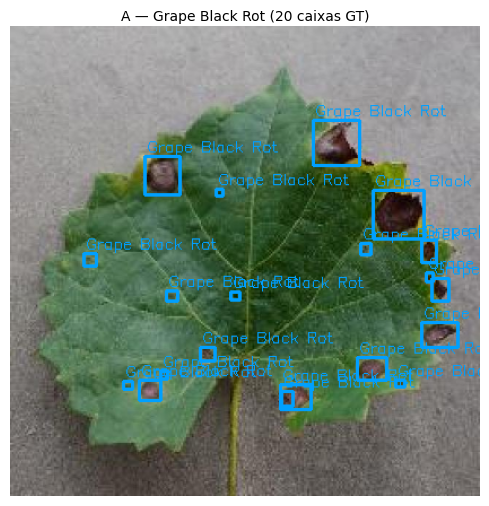
#> input picture results/07_pipeline_grape/00_amostra_A.png, 489 x 506 px
$ python -i pipeline_grape_black_rot.py   (imports and definitions only)   (older library calls are emulated)
#> lines starting #> are read from the running program, lines starting #| are printed output that depends on the picture; after the words box and inside, x2 and y2 are one past the last pixel; in counts of white or black regions, pixels touching at a corner belong together
### src/dataset.py
"""
API do dataset Plant Disease Detection (Roboflow / YOLOv8)
"""
import os
import glob
import random
import cv2
import numpy as np

try:
    import yaml
except ImportError:
    yaml = None


def nome_legivel(cls):
    return str(cls).replace('_', ' ').replace('-', ' ').strip().title()


def caminho_data_yaml(data_dir):
    return os.path.join(data_dir, 'data.yaml')


def carregar_data_yaml(data_dir):
    with open(caminho_data_yaml(data_dir), 'r', encoding='utf-8') as f:
        return yaml.safe_load(f)


def verificar_dataset(data_dir):
    return (os.path.exists(caminho_data_yaml(data_dir))
            and os.path.isdir(os.path.join(data_dir, 'train', 'images')))


def listar_classes(data_dir):
    cfg = carregar_data_yaml(data_dir)
    nomes = cfg.get('names', [])
    if isinstance(nomes, dict):
        nomes = [nomes[k] for k in sorted(nomes, key=lambda x: int(x))]
    return list(nomes)


# [142 lines left out: functions listar_imagens, caminho_label, ler_labels_yolo, carregar_imagem_rgb, amostrar_imagens, amostrar_por_classe and 4 more, not called in this run]

### src/pipeline_grape_black_rot.py
"""
Pipeline clássico completo para detecção de lesões — Grape Black Rot (Amostra A)

Etapas:
  1. Gaussian Blur (5×5)         → redução de ruído
  2. Máscara folha (HSV verde)   → isola a folha do fundo
  3. Máscara lesão (HSV escuro)  → dentro da folha, detecta manchas
  4. Morfologia (OPEN → CLOSE)   → limpa ruído e fecha lesões parciais
  5. Componentes conectados      → extrai e filtra lesões por área
  6. Canny por ROI               → refina/caracteriza a borda de cada lesão

Executar:
    python src/pipeline_grape_black_rot.py
"""

import sys
import os
from pathlib import Path

# ── Raiz do projeto ────────────────────────────────────────────────────────────
ROOT = Path(__file__).resolve().parent.parent
sys.path.insert(0, str(ROOT / "src"))

import cv2
import numpy as np
import matplotlib
# [1 line not run here, left out]
import matplotlib.pyplot as plt

from dataset import (
    amostrar_imagens, ler_labels_yolo, carregar_imagem_rgb,
    listar_classes, nome_legivel,
)
from yolo_detection import casar_caixas

# ── Constantes ─────────────────────────────────────────────────────────────────
DATA_DIR  = str(ROOT / "data")
TAMANHO   = (416, 416)
SAIDA_DIR = str(ROOT / "results" / "07_pipeline_grape")
# [1 line not run here, left out]

# [1 line that did not run here, left out]


# ══════════════════════════════════════════════════════════════════════════════
#  ETAPAS DO PIPELINE
# ══════════════════════════════════════════════════════════════════════════════

# [5 lines left out: function etapa1_blur, not called in this run]


def etapa2_mascara_folha(img_rgb):
    """HSV verde + Canny na máscara HSV → fill do contorno → fecha lesões.

    1. Máscara HSV verde isola os pixels de folha pelo tom.
    2. Canny aplicado sobre a máscara HSV (binária, limpa) encontra
       bordas precisas sem interferência do fundo — contorno sempre fechado.
    3. fillPoly do maior contorno define o limite externo rígido.
    4. AND com a máscara HSV garante que só pixels verdes passem —
       elimina qualquer fundo que o fill possa ter incluído.
    5. Morfologia CLOSE fecha os buracos das lesões escuras no interior.
    6. Maior componente conectado remove pixels verdes espúrios do fundo.
    """
    hsv = cv2.cvtColor(img_rgb, cv2.COLOR_RGB2HSV)
#> hsv: shape (506, 489, 3); mean H, S, V 54.6, 60.6, 139.6

    # 1. Máscara HSV verde
    verde = cv2.inRange(hsv, np.array([25, 40, 30]), np.array([90, 255, 255]))
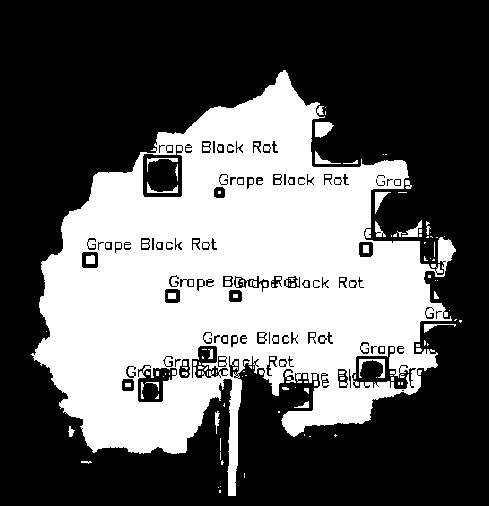
#> verde: shape (506, 489); 37.6% white; 133 white regions (96 under 20 px), largest, box (x1, y1, x2, y2) and area: (31, 70, 456, 496) 90338, (315, 122, 334, 138) 222, (359, 359, 385, 378) 156

    # 2. Canny na máscara verde (imagem binária — bordas sempre fechadas)
    blur_verde = cv2.GaussianBlur(verde, (7, 7), 0)
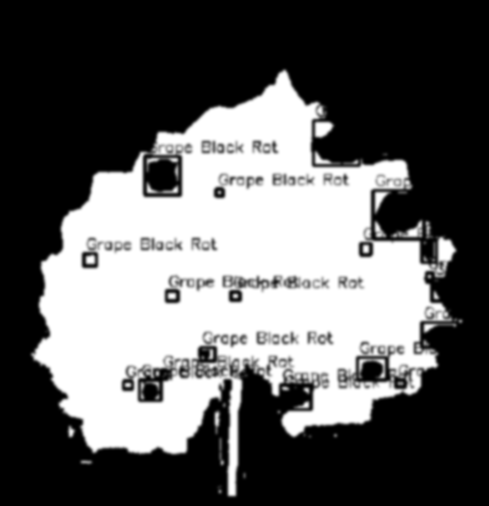
#> blur_verde: shape (506, 489); min 0, max 255, mean 95.9
    bordas = cv2.Canny(blur_verde, 30, 90)
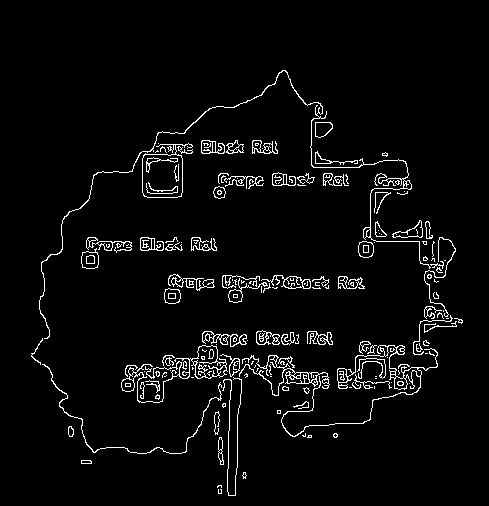
#> bordas: shape (506, 489); 4% white in thin lines or dots, all inside (x1, y1, x2, y2) = (31, 70, 463, 496)

    k5 = cv2.getStructuringElement(cv2.MORPH_ELLIPSE, (5, 5))
    bordas_d = cv2.dilate(bordas, k5, iterations=2)
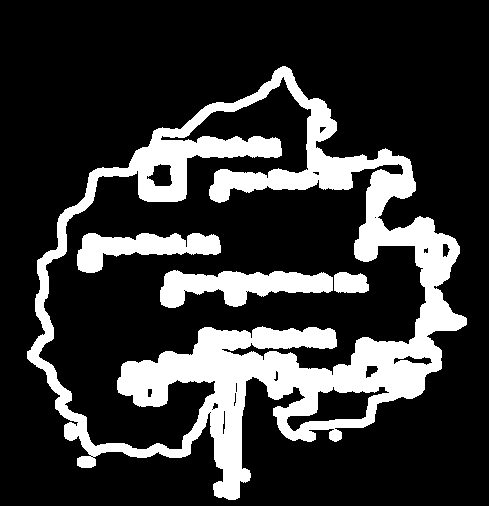
#> bordas_d: shape (506, 489); 20.9% white; 4 white regions

    # 3. Fill do maior contorno → limite rígido da borda
    contornos, _ = cv2.findContours(bordas_d, cv2.RETR_EXTERNAL, cv2.CHAIN_APPROX_SIMPLE)
#> contornos = 1 contour; box (x1, y1, x2, y2) and area: (27, 66, 467, 500) 113986
    limite = np.zeros(verde.shape, dtype=np.uint8)
    if contornos:
        maior = max(contornos, key=cv2.contourArea)
#> maior = contour of 1025 points, box (x1, y1, x2, y2) (27, 66, 467, 500), area 113986
        cv2.fillPoly(limite, [maior], 255)
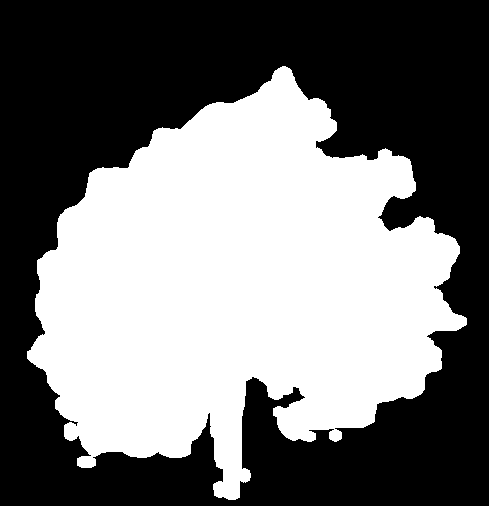
#> limite: shape (506, 489); 46.5% white; 1 white region, box (x1, y1, x2, y2) and area: (27, 66, 467, 500) 114981

    # 4. AND com HSV verde — remove fundo incluído pelo fill
    mascara = cv2.bitwise_and(limite, verde)

    # 5. Fecha buracos das lesões escuras dentro da folha
    k_close = cv2.getStructuringElement(cv2.MORPH_ELLIPSE, (15, 15))
    mascara = cv2.morphologyEx(mascara, cv2.MORPH_CLOSE, k_close, iterations=3)
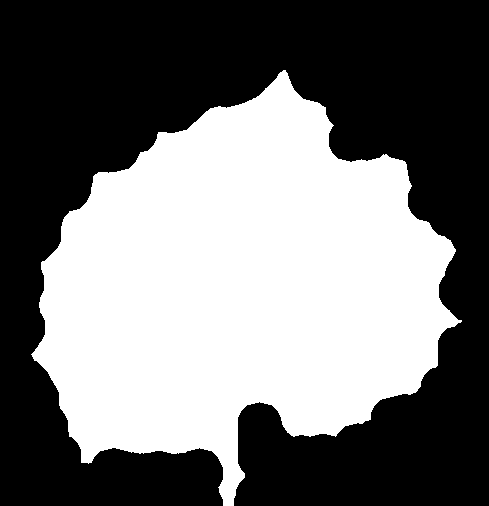
#> mascara: shape (506, 489); 45.3% white; 1 white region, box (x1, y1, x2, y2) and area: (31, 70, 462, 506) 112163
    mascara = cv2.bitwise_and(mascara, limite)
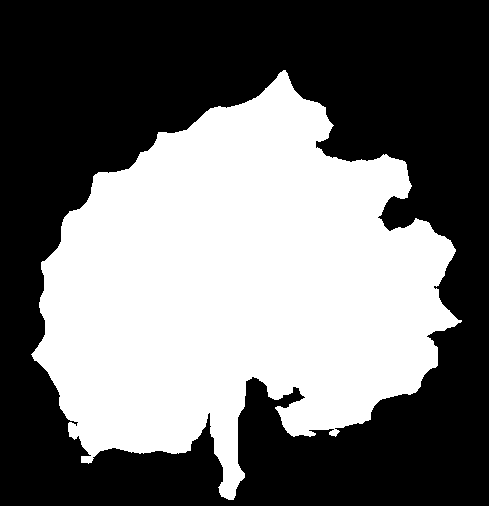
#> mascara: shape (506, 489); 44.3% white; 1 white region, box (x1, y1, x2, y2) and area: (31, 70, 462, 500) 109503

    # 6. Mantém só o maior componente (exclui pixels verdes espúrios do fundo)
    n, labels, stats, _ = cv2.connectedComponentsWithStats(mascara)
#> n = 2; stats = [[0, 0, 489, 506, 137931], [31, 70, 431, 430, 109503]]
    if n > 1:
        maior_idx = 1 + int(np.argmax([stats[i, cv2.CC_STAT_AREA] for i in range(1, n)]))
#> maior_idx = 1
        mascara = ((labels == maior_idx) * 255).astype(np.uint8)

    return mascara


# [290 lines left out: functions etapa3_mascara_lesao, etapa4_morfologia, etapa5_componentes, etapa6_canny_por_roi, _mostrar, gerar_figura_pipeline and 3 more, not called in this run]


# [2 lines not run here, left out]

>>> import cv2
>>> picture = cv2.cvtColor(cv2.imread('../results/07_pipeline_grape/00_amostra_A.png'), cv2.COLOR_BGR2RGB)
>>> result = etapa2_mascara_folha(picture)

$ run again, on results/07_pipeline_grape/07_grid_multiplas.png
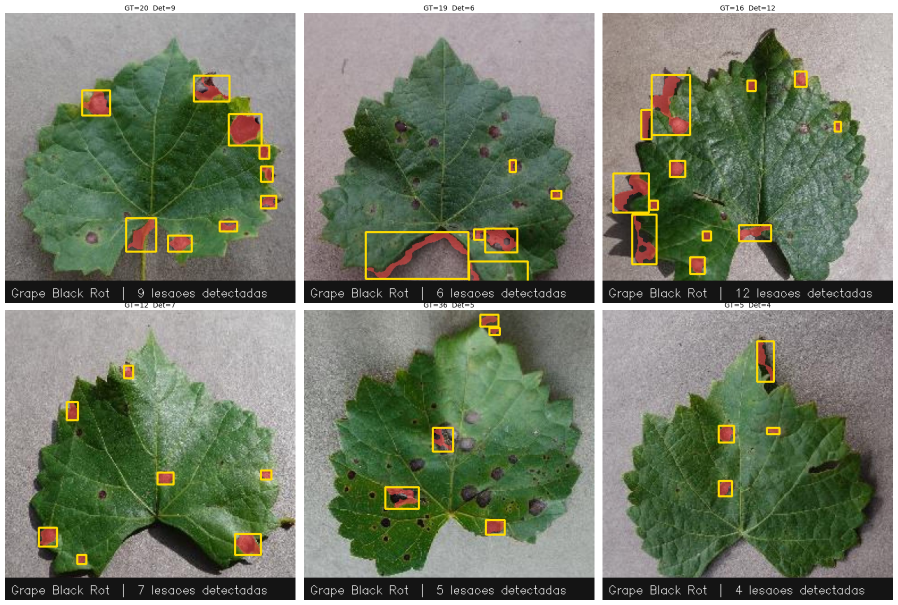
#> input picture results/07_pipeline_grape/07_grid_multiplas.png, 1795 x 1210 px (shown at 1/2 size)
#> hsv: shape (1210, 1795, 3); mean H, S, V 55.1, 59.7, 130.6
#> in etapa2_mascara_folha, `verde = cv2.inRange(hsv, np.array([25, 40, 30]), np.array([90, 255, 25..`:
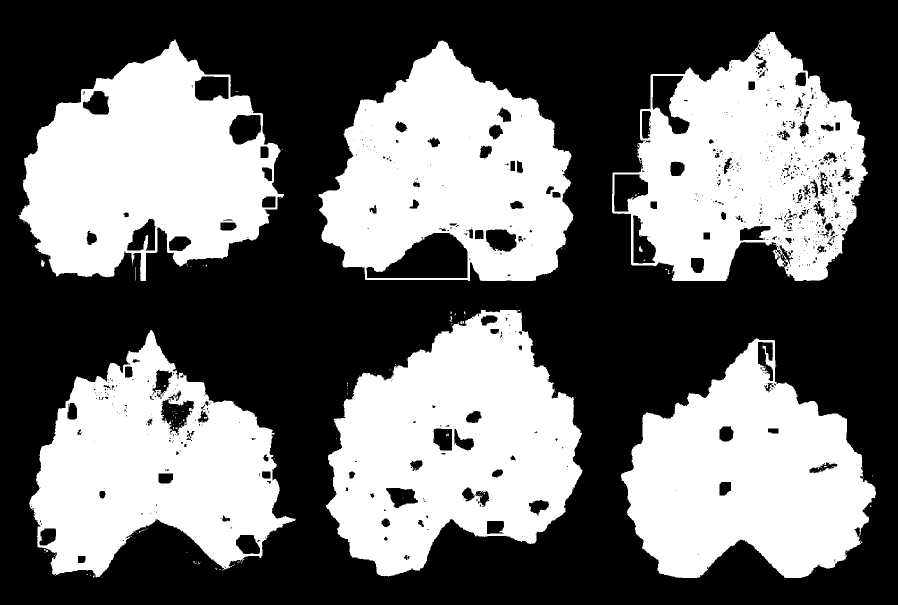
#> verde: shape (1210, 1795) (shown at 1/2 size); 42.9% white; 156 white regions (145 under 20 px), largest, box (x1, y1, x2, y2) and area: (652, 620, 1165, 1153) 172815, (37, 79, 568, 562) 155247, (637, 81, 1147, 562) 153645
#> bordas: shape (1210, 1795); 1.5% white in thin lines or dots, all inside (x1, y1, x2, y2) = (37, 63, 1752, 1156)
#> bordas_d: shape (1210, 1795); 11.1% white; 118 white regions
#> contornos = 10 contours; largest, box (x1, y1, x2, y2) and area: (648, 615, 1169, 1157) 191728, (1219, 59, 1740, 566) 183871, (633, 77, 1151, 567) 179811, (33, 74, 573, 566) 178339, (54, 656, 595, 1160) 164535
#> maior = contour of 1007 points, box (x1, y1, x2, y2) (648, 615, 1169, 1157), area 191728
#> limite: shape (1210, 1795); 8.9% white; 1 white region, box (x1, y1, x2, y2) and area: (648, 615, 1169, 1157) 192738
#> in etapa2_mascara_folha, `mascara = cv2.morphologyEx(mascara, cv2.MORPH_CLOSE, k_close, iteratio..`:
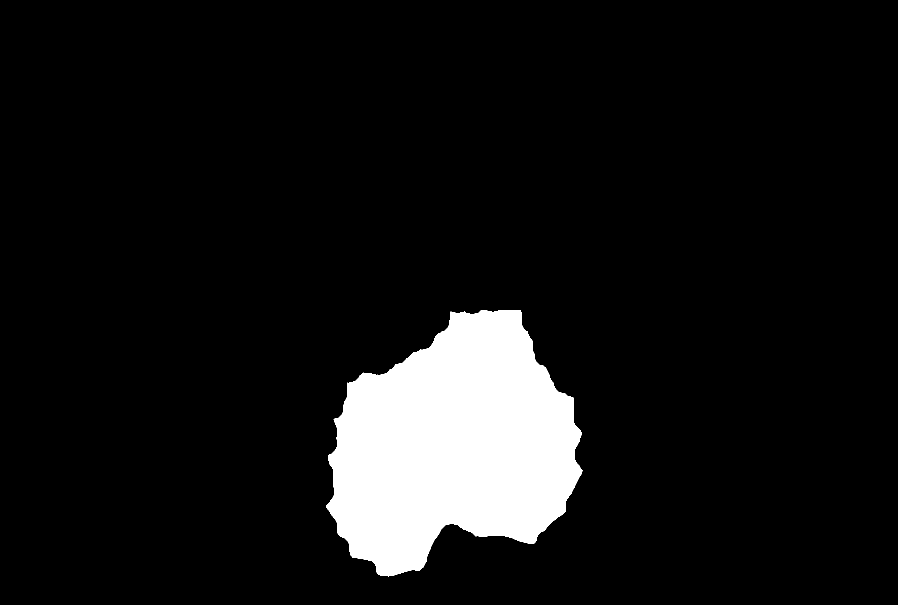
#> mascara: shape (1210, 1795) (shown at 1/2 size); 8.6% white; 1 white region, box (x1, y1, x2, y2) and area: (652, 620, 1165, 1153) 186207
#> labels: shape (1210, 1795) int32; values 0 (black) and 1 (white), 8.5% white; 1 white region, box (x1, y1, x2, y2) and area: (652, 620, 1165, 1153) 185655
#> n = 2; stats = [[0, 0, 1795, 1210, 1986295], [652, 620, 513, 533, 185655]]
#> maior_idx = 1

$ run again, on results/07_pipeline_grape/debug_bboxes_roi.png
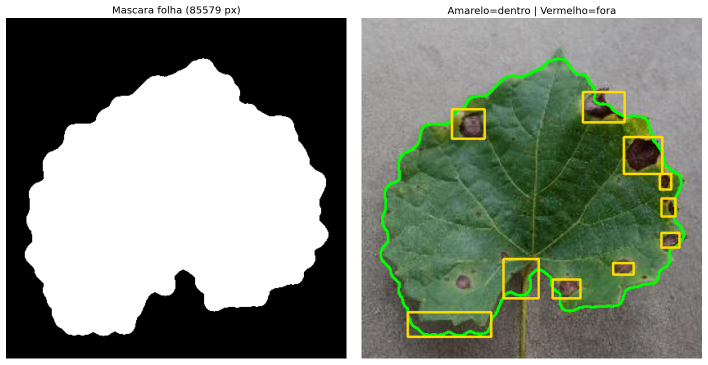
#> input picture results/07_pipeline_grape/debug_bboxes_roi.png, 1415 x 729 px (shown at 1/2 size)
#> hsv: shape (729, 1415, 3); mean H, S, V 26.4, 31.2, 139
#> verde: shape (729, 1415); 22% white; 14 white regions (11 under 20 px), largest, box (x1, y1, x2, y2) and area: (754, 100, 1377, 717) 226662, (1027, 633, 1029, 660) 43, (1027, 661, 1033, 673) 27
#> bordas: shape (729, 1415); 0.59% white in thin lines or dots, all inside (x1, y1, x2, y2) = (753, 100, 1377, 717)
#> bordas_d: shape (729, 1415); 4.4% white; 6 white regions
#> contornos = 2 contours; box (x1, y1, x2, y2) and area: (749, 96, 1381, 721) 254518, (1188, 622, 1201, 636) 118
#> maior = contour of 884 points, box (x1, y1, x2, y2) (749, 96, 1381, 721), area 254518
#> limite: shape (729, 1415); 24.8% white; 1 white region, box (x1, y1, x2, y2) and area: (749, 96, 1381, 721) 255723
#> in etapa2_mascara_folha, `mascara = cv2.bitwise_and(mascara, limite)`:
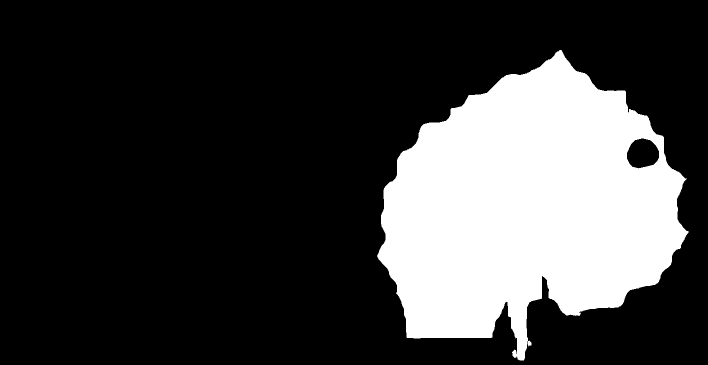
#> mascara: shape (729, 1415) (shown at 1/2 size); 23.6% white; 1 white region, box (x1, y1, x2, y2) and area: (754, 100, 1377, 721) 243813
#> n = 2; stats = [[0, 0, 1415, 729, 787722], [754, 100, 623, 621, 243813]]
#> maior_idx = 1
